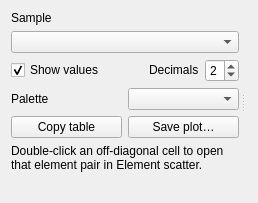
          <widget class="QWidget" name="elementCorrelationTab">
           <attribute name="title">
            <string>Element correlations</string>
           </attribute>
           <layout class="QVBoxLayout" name="elementCorrelationTabLayout">
            <item>
             <widget class="QSplitter" name="elementCorrelationSplitter">
              <property name="orientation">
               <enum>Qt::Horizontal</enum>
              </property>
              <property name="handleWidth">
               <number>8</number>
              </property>
              <widget class="QWidget" name="elementCorrelationControls">
               <layout class="QVBoxLayout" name="elementCorrelationControlsLayout" stretch="0,1,0">
                <item>
                 <widget class="QWidget" name="elementCorrelationTop">
                  <property name="sizePolicy">
                   <sizepolicy hsizetype="Preferred" vsizetype="Maximum">
                    <horstretch>0</horstretch>
                    <verstretch>0</verstretch>
                   </sizepolicy>
                  </property>
                  <layout class="QVBoxLayout" name="elementCorrelationTopLayout">
                   <property name="leftMargin">
                    <number>0</number>
                   </property>
                   <property name="topMargin">
                    <number>0</number>
                   </property>
                   <property name="rightMargin">
                    <number>0</number>
                   </property>
                   <property name="bottomMargin">
                    <number>0</number>
                   </property>
                   <item>
                    <widget class="QLabel" name="elementCorrelationSampleLabel">
                     <property name="sizePolicy">
                      <sizepolicy hsizetype="Preferred" vsizetype="Maximum">
                       <horstretch>0</horstretch>
                       <verstretch>0</verstretch>
                      </sizepolicy>
                     </property>
                     <property name="text">
                      <string>Sample</string>
                     </property>
                    </widget>
                   </item>
                   <item>
                    <widget class="QComboBox" name="elementCorrelationSample" />
                   </item>
                   <item>
                    <layout class="QHBoxLayout" name="elementCorrelationDecimalsLayout">
                     <item>
                      <widget class="QCheckBox" name="showElementCorrelationValues">
                       <property name="text">
                        <string>Show values</string>
                       </property>
                       <property name="checked">
                        <bool>true</bool>
                       </property>
                      </widget>
                     </item>
                     <item>
                      <spacer name="elementCorrelationDecimalsSpacer">
                       <property name="orientation">
                        <enum>Qt::Horizontal</enum>
                       </property>
                       <property name="sizeType">
                        <enum>QSizePolicy::Expanding</enum>
                       </property>
                      <property name="sizeHint" stdset="0">
                       <size>
                        <width>0</width>
                        <height>0</height>
                       </size>
                      </property>
                      </spacer>
                     </item>
                     <item>
                      <widget class="QLabel" name="elementCorrelationDecimalsLabel">
                       <property name="sizePolicy">
                        <sizepolicy hsizetype="Preferred" vsizetype="Maximum">
                         <horstretch>0</horstretch>
                         <verstretch>0</verstretch>
                        </sizepolicy>
                       </property>
                       <property name="text">
                        <string>Decimals</string>
                       </property>
                      </widget>
                     </item>
                     <item>
                      <widget class="QSpinBox" name="elementCorrelationDecimals">
                       <property name="minimum">
                        <number>1</number>
                       </property>
                       <property name="maximum">
                        <number>6</number>
                       </property>
                       <property name="value">
                        <number>2</number>
                       </property>
                      </widget>
                     </item>
                   </layout>
                  </item>
                  <item>
                   <layout class="QHBoxLayout" name="elementCorrelationPaletteLayout">
                    <item>
                     <widget class="QLabel" name="elementCorrelationPaletteLabel">
                      <property name="text">
                       <string>Palette</string>
                      </property>
                     </widget>
                    </item>
                    <item>
                     <widget class="QComboBox" name="elementCorrelationPalette" />
                    </item>
                   </layout>
                  </item>
                  <item>
                   <layout class="QHBoxLayout" name="elementCorrelationActions">
                     <item>
                      <widget class="QPushButton" name="copyElementCorrelationTable">
                       <property name="text">
                        <string>Copy table</string>
                       </property>
                      </widget>
                     </item>
                     <item>
                      <widget class="QPushButton" name="saveElementCorrelationPlot">
                       <property name="text">
                        <string>Save plot…</string>
                       </property>
                      </widget>
                     </item>
                    </layout>
                   </item>
                  </layout>
                 </widget>
                </item>
                <item stretch="1">
                 <spacer name="elementCorrelationSpacer">
                  <property name="orientation">
                   <enum>Qt::Vertical</enum>
                  </property>
                  <property name="sizeType">
                   <enum>QSizePolicy::Expanding</enum>
                  </property>
                 <property name="sizeHint" stdset="0">
                  <size>
                   <width>0</width>
                   <height>0</height>
                  </size>
                 </property>
                 </spacer>
                </item>
                <item>
                 <widget class="QLabel" name="elementCorrelationHelp">
                  <property name="text">
                   <string>Double-click an off-diagonal cell to open that element pair in Element scatter.</string>
                  </property>
                  <property name="wordWrap">
                   <bool>true</bool>
                  </property>
                 </widget>
                </item>
                <item>
                 <widget class="QLabel" name="elementCorrelationStatus">
                  <property name="sizePolicy">
                   <sizepolicy hsizetype="Preferred" vsizetype="Maximum">
                    <horstretch>0</horstretch>
                    <verstretch>0</verstretch>
                   </sizepolicy>
                  </property>
                  <property name="text">
                   <string />
                  </property>
                  <property name="wordWrap">
                   <bool>true</bool>
                  </property>
                 </widget>
                </item>
               </layout>
              </widget>
              <widget class="QWidget" name="elementCorrelationResults">
               <layout class="QVBoxLayout" name="elementCorrelationResultsLayout">
                <item>
                 <widget class="QWidget" name="elementCorrelationPlotHost" />
                </item>
               </layout>
              </widget>
             </widget>
            </item>
           </layout>
          </widget>
